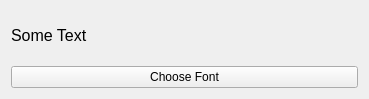
<?xml version="1.0" encoding="UTF-8"?>
<ui version="4.0">
 <class>Widget</class>
 <widget class="QWidget" name="Widget">
  <property name="geometry">
   <rect>
    <x>0</x>
    <y>0</y>
    <width>369</width>
    <height>99</height>
   </rect>
  </property>
  <property name="windowTitle">
   <string>Widget</string>
  </property>
  <layout class="QVBoxLayout" name="verticalLayout">
   <item>
    <widget class="QLabel" name="label">
     <property name="font">
      <font>
       <pointsize>12</pointsize>
      </font>
     </property>
     <property name="text">
      <string>Some Text</string>
     </property>
    </widget>
   </item>
   <item>
    <widget class="QPushButton" name="chooseFontButton">
     <property name="text">
      <string>Choose Font</string>
     </property>
    </widget>
   </item>
  </layout>
 </widget>
 <resources/>
 <connections/>
</ui>
